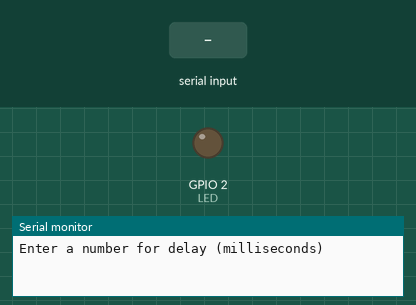
Recording of a sketch running on a simulated ESP32. Shown: output pins drawn as LEDs (lit = HIGH), the last lines printed to the serial monitor. Dashed ring = blinking. The test bench sets the inputs (shaded band).

Above: at 1.8 s.
1.9 s: "90,45\n" received over Serial
At 6.8 s:
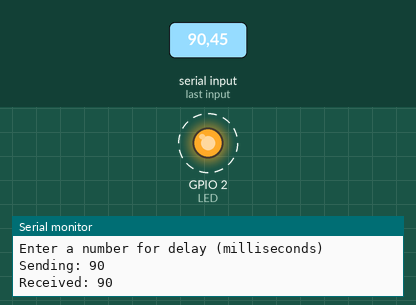
Timing chart, 0 to 10.9 s (numbered marks = the images above; inputs shaded):
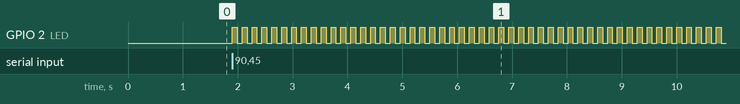

The sketch:

Mutex.ino
```cpp
static const int LED = 2;
static SemaphoreHandle_t mutex;

void blink_led(void *parameters)
{
  xSemaphoreTake(mutex, portMAX_DELAY);
  int num = *(int *)parameters;
  xSemaphoreGive(mutex);
  Serial.print("Received: ");
  Serial.println(num);

  while (1) {
    digitalWrite(LED, HIGH);
    vTaskDelay(num / portTICK_PERIOD_MS);
    digitalWrite(LED, LOW);
    vTaskDelay(num / portTICK_PERIOD_MS);
  }
}


void setup()
{
  long int delay_arg;
  pinMode(LED, OUTPUT);
  Serial.begin(115200);
  vTaskDelay(1000 / portTICK_PERIOD_MS);
  Serial.println("Enter a number for delay (milliseconds)");
  while (Serial.available() <= 0);
    delay_arg = Serial.parseInt();
  Serial.print("Sending: ");
  Serial.println(delay_arg);
  mutex = xSemaphoreCreateMutex();
  xTaskCreatePinnedToCore(blink_led,"blink_led",1024,(void *)&delay_arg,1,NULL,1);
  vTaskDelay(portTICK_PERIOD_MS);
  xSemaphoreTake(mutex, portMAX_DELAY);
}

void loop() {
  vTaskDelay(1000 / portTICK_PERIOD_MS);
}
```

Measured:
- after the input at 1.9 s, GPIO 2 (LED): alternates HIGH for 0.09 s and LOW for 0.09 s, starting at once
